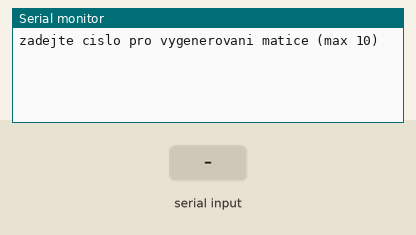
Simulated run of this sketch. Board: Arduino Uno, built with avr-gcc and run on an emulated ATmega328P. Shown: the last lines printed to the serial monitor. The test bench sets the inputs (shaded band).

Above: at 1.2 s.
1.3 s: "90,45\n" received over Serial
At 3.3 s:
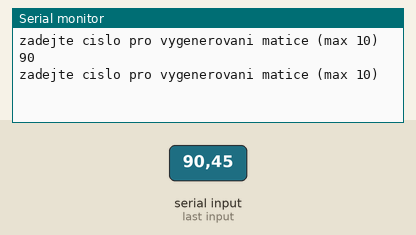
3.8 s: "30,150\n" received over Serial
At 5.2 s:
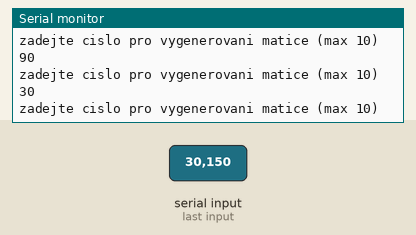

Measured:
- after the input at 1.3 s, the serial monitor: prints a new line after 1.0 s (image 1)
- after the input at 3.8 s, the serial monitor: prints a new line after 1.0 s (image 2)

The sketch:

M8DIPSW_SERIAL.ino
```cpp
//pøípravek M8DIPSW na portu D, piny 0,1 pøipojeny na piny 16,17 mikrokontroleru

int pinsIn[] = {16, 17, 2, 3, 4, 5, 6, 7};	//seznam vstupních pinu
int hodnota;
void setup(){
	//nastaveni smìru pinu (vstupni)
	for(int i=0; i<8; i++){
		pinMode(pinsIn[i], INPUT);
	}
	Serial.begin(9600); //konfigurace seriové linky
}

void loop()
{
	Serial.println("zadejte cislo pro vygenerovani matice (max 10)");
	//	hodnota=0;
	//	for(int i=0; i<8; i++){
	//		//cteni vstupnich pinu a výpoèet hodnoty
	//		hodnota+=digitalRead(pinsIn[i])*pow(2,i);
	//	}
	//	Serial.println(hodnota); //odeslání terminál serivé linky
	//	delay(1000);				//èekání 1s
	while(Serial.available() == 0) {
	}
	int size = 0;
	String val;
	val = Serial.readString();
	size = val.toInt();
	Serial.println(size);
	int arraysize = size * size;
	int *numbers;
	numbers = new int[arraysize];

	delete[] numbers;
}
```
